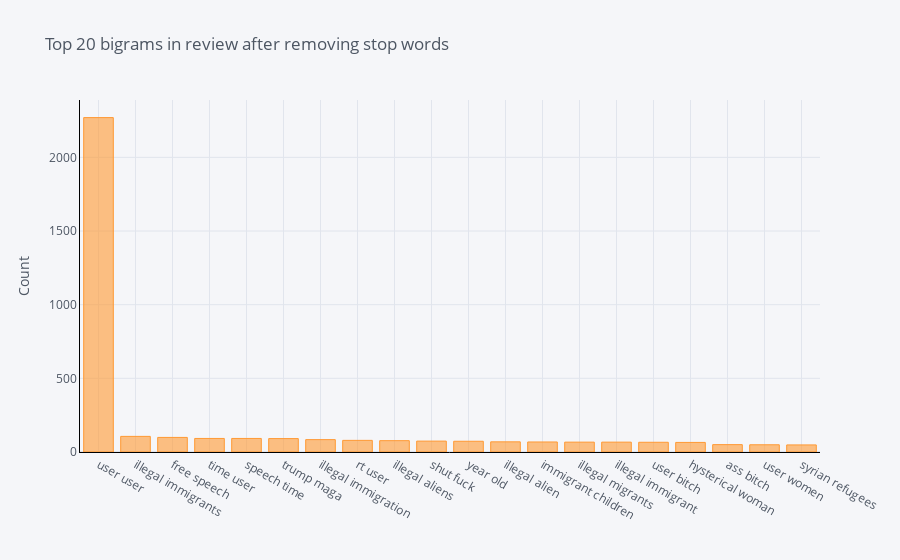

Source (notebook cell):
### Code cell
df4.groupby('ReviewText').sum()['count'].sort_values(ascending=False).iplot(
    kind='bar', yTitle='Count', linecolor='black', title='Top 20 bigrams in review after removing stop words')

### Figure 1 — Plotly figure (JSON) as saved in the notebook; plotly's stock layout.template omitted (floating-point values rounded to 4 significant figures)
{"data": [{"name": "count", "text": "", "y": [2270, 106, 99, 92, 92, 91, 84, 79, 77, 74, 73, 69, 68, 67, 67, 66, 65, 50, 49, 48], "marker": {"color": "rgba(255, 153, 51, 0.6)", "line": {"color": "rgba(255, 153, 51, 1.0)", "width": 1}}, "x": ["user user", "illegal immigrants", "free speech", "time user", "speech time", "trump maga", "illegal immigration", "rt user", "illegal aliens", "shut fuck", "year old", "illegal alien", "immigrant children", "illegal migrants", "illegal immigrant", "user bitch", "hysterical woman", "ass bitch", "user women", "syrian refugees"], "type": "bar", "orientation": "v"}], "layout": {"title": {"text": "Top 20 bigrams in review after removing stop words", "font": {"color": "#4D5663"}}, "paper_bgcolor": "#F5F6F9", "plot_bgcolor": "#F5F6F9", "yaxis": {"tickfont": {"color": "#4D5663"}, "title": {"text": "Count", "font": {"color": "#4D5663"}}, "showgrid": true, "zerolinecolor": "#E1E5ED", "gridcolor": "#E1E5ED", "linecolor": "black"}, "xaxis": {"tickfont": {"color": "#4D5663"}, "title": {"text": "", "font": {"color": "#4D5663"}}, "showgrid": true, "zerolinecolor": "#E1E5ED", "gridcolor": "#E1E5ED", "linecolor": "black"}, "legend": {"bgcolor": "#F5F6F9", "font": {"color": "#4D5663"}}}}
